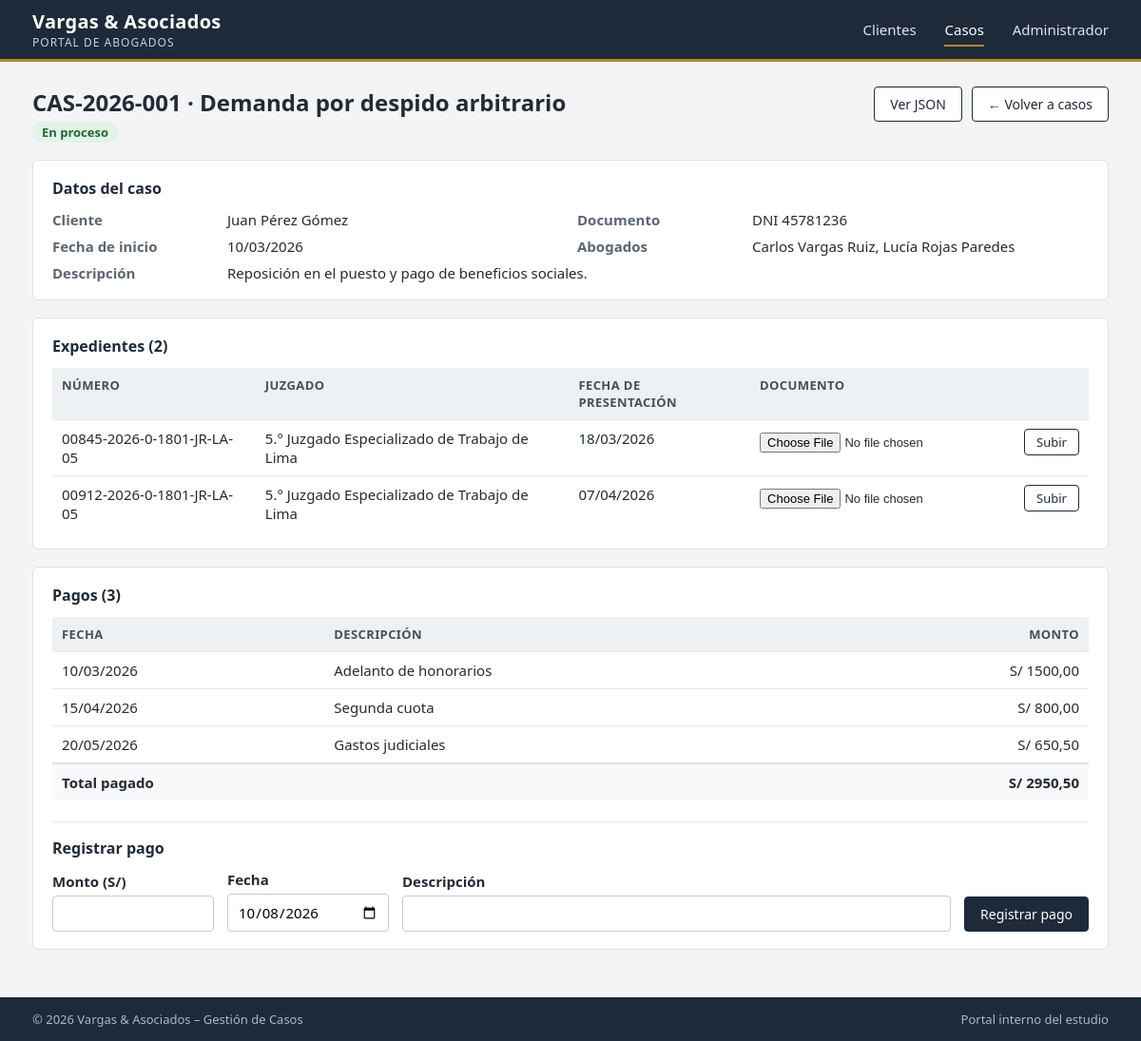
The page /casos/1/ on the database its author committed.
### casos/models.py (models this page shows, shortened)
class Caso(models.Model):
    codigo = models.CharField('código', max_length=20, unique=True)
    titulo = models.CharField('título', max_length=200)
    descripcion = models.TextField('descripción')
    fecha_inicio = models.DateField('fecha de inicio')
    cliente = models.ForeignKey(Cliente, on_delete=models.PROTECT)
    estado = models.ForeignKey(EstadoCaso, on_delete=models.PROTECT)
    abogados = models.ManyToManyField(User, related_name='casos_asignados',
                                      limit_choices_to={'groups__name': 'Abogados'})
    class Meta:
        ordering = ['codigo']
    def total_pagado(self):
        total = self.pago_set.aggregate(total=Sum('monto'))['total'] or 0
        return round(Decimal(total), 2)

class EstadoCaso(models.Model):
    nombre = models.CharField(max_length=30, unique=True)
    permite_pagos = models.BooleanField(default=False)
    class Meta:
        verbose_name = 'estado de caso'
        verbose_name_plural = 'estados de caso'

class Cliente(models.Model):
    nombres = models.CharField(max_length=150)
    documento = models.CharField(
        max_length=11,
        unique=True,
        validators=[RegexValidator(r'^(\d{8}|\d{11})$', 'El documento debe ser un DNI (8 dígitos) o un RUC (11 dígitos).')],
    )
    telefono = models.CharField('teléfono', max_length=15)
    correo = models.EmailField()
    class Meta:
        ordering = ['nombres']

class Expediente(models.Model):
    numero = models.CharField('número', max_length=30, unique=True)
    juzgado = models.CharField(max_length=150)
    fecha_presentacion = models.DateField('fecha de presentación')
    caso = models.ForeignKey(Caso, on_delete=models.CASCADE)
    documento = models.FileField(upload_to='expedientes/', blank=True)
    class Meta:
        ordering = ['fecha_presentacion']

class Pago(models.Model):
    caso = models.ForeignKey(Caso, on_delete=models.CASCADE)
    monto = models.DecimalField(max_digits=10, decimal_places=2, validators=[MinValueValidator(Decimal('0.01'))])
    fecha = models.DateField()
    descripcion = models.CharField('descripción', max_length=200)
    class Meta:
        ordering = ['fecha', 'id']

### casos/views.py (the view, shortened to what this page needs)
# urls.py: path('casos/<int:id>/', views.detalle_caso, name='detalle_caso'),
def detalle_caso(request, id):
    caso = get_object_or_404(Caso, id=id)
    return render(request, 'casos/detalle_caso.html', {
        'caso': caso,
        'expedientes': caso.expediente_set.all(),
        'pagos': caso.pago_set.all(),
        'hoy': date.today(),
    })

### templates/casos/detalle_caso.html (shortened to what this page needs)
{% extends 'casos/base.html' %}
{% block contenido %}
<div class="cabecera">
    <div>
        <h1>{{ caso.codigo }} · {{ caso.titulo }}</h1>
        <p class="subtitulo">
            <span class="estado {% if caso.estado.permite_pagos %}estado-si{% else %}estado-no{% endif %}">{{ caso.estado.nombre|capfirst }}</span>
        </p>
    </div>
    <div>
        <a class="boton boton-sec" href="{% url 'api_caso' caso.id %}">Ver JSON</a>
        <a class="boton boton-sec" href="{% url 'lista_casos' %}">&larr; Volver a casos</a>
    </div>
</div>
<div class="tarjeta">
    <h2>Datos del caso</h2>
    <dl class="datos">
        <dt>Cliente</dt>
        <dd>{{ caso.cliente.nombres }}</dd>
        <dt>Documento</dt>
        <dd>{% if caso.cliente.documento|length == 11 %}RUC{% else %}DNI{% endif %} {{ caso.cliente.documento }}</dd>
        <dt>Fecha de inicio</dt>
        <dd>{{ caso.fecha_inicio|date:"d/m/Y" }}</dd>
        <dt>Abogados</dt>
        <dd>
            {% for abogado in caso.abogados.all %}
                {{ abogado.get_full_name|default:abogado.username }}{% if not forloop.last %}, {% endif %}
            {% empty %}
                Sin asignar
            {% endfor %}
        </dd>
        <dt>Descripción</dt>
        <dd style="grid-column: span 3;">{{ caso.descripcion }}</dd>
    </dl>
</div>
<div class="tarjeta">
    <h2>Expedientes ({{ expedientes|length }})</h2>
    <table>
        <thead>
            <tr><th>Número</th><th>Juzgado</th><th>Fecha de presentación</th><th>Documento</th></tr>
        </thead>
        <tbody>
            {% for expediente in expedientes %}
            <tr>
                <td>{{ expediente.numero }}</td>
                <td>{{ expediente.juzgado }}</td>
                <td>{{ expediente.fecha_presentacion|date:"d/m/Y" }}</td>
                <td>
                    {% if expediente.documento %}
                        <a href="{{ expediente.documento.url }}" target="_blank">{{ expediente.documento.name|slice:"12:" }}</a>
                    {% else %}
                        <form method="post" action="{% url 'subir_documento' expediente.id %}" enctype="multipart/form-data" class="subir">
                            <input type="file" name="documento" required>
                            <button type="submit" class="boton boton-sec">Subir</button>
                        </form>
                    {% endif %}
                </td>
            </tr>
            {% empty %}
            <tr><td colspan="4" class="vacio">El caso no tiene expedientes registrados.</td></tr>
            {% endfor %}
        </tbody>
    </table>
</div>
<div class="tarjeta">
    <h2>Pagos ({{ pagos|length }})</h2>
    <table>
        <thead>
            <tr><th>Fecha</th><th>Descripción</th><th class="numero">Monto</th></tr>
        </thead>
        <tbody>
            {% for pago in pagos %}
            <tr>
                <td>{{ pago.fecha|date:"d/m/Y" }}</td>
                <td>{{ pago.descripcion }}</td>
                <td class="numero">S/ {{ pago.monto|floatformat:2 }}</td>
            </tr>
            {% empty %}
            <tr><td colspan="3" class="vacio">El caso no tiene pagos registrados.</td></tr>
            {% endfor %}
        </tbody>
        <tfoot>
            <tr><td colspan="2">Total pagado</td><td class="numero">S/ {{ caso.total_pagado|floatformat:2 }}</td></tr>
        </tfoot>
    </table>
    <h2 class="separado">Registrar pago</h2>
    <form method="post" action="{% url 'detalle_caso' caso.id %}" class="form-linea">
        <div class="campo">
            <label for="monto">Monto (S/)</label>
            <input type="number" id="monto" name="monto" step="0.01" min="0.01" required>
        </div>
        <div class="campo">
            <label for="fecha">Fecha</label>
            <input type="date" id="fecha" name="fecha" value="{{ hoy|date:'Y-m-d' }}">
        </div>
        <div class="campo campo-ancho">
            <label for="descripcion">Descripción</label>
            <input type="text" id="descripcion" name="descripcion" maxlength="200" required>
        </div>
        <button type="submit" class="boton">Registrar pago</button>
    </form>
</div>
{% endblock %}

### casos/static/casos/estilos.css (style rules this page uses)
* { box-sizing: border-box; }
body { margin: 0; font-family: "Segoe UI", Arial, sans-serif; font-size: 15px; color: #222b36; background: #f3f4f6; display: flex; flex-direction: column; min-height: 100vh; }
a { color: #1f4e79; }
h1 { font-size: 24px; font-weight: 600; margin: 0 0 4px; }
.subtitulo { color: #5b6673; margin: 0 0 20px; }
.cabecera { display: flex; justify-content: space-between; align-items: flex-start; margin-bottom: 18px; }
.cabecera .subtitulo { margin-bottom: 0; }
.tarjeta { background: #fff; border: 1px solid #dde1e6; border-radius: 6px; padding: 18px 20px; margin-bottom: 18px; }
.tarjeta h2 { font-size: 16px; font-weight: 600; margin: 0 0 12px; color: #1e2a3a; }
table { width: 100%; border-collapse: collapse; background: #fff; }
th, td { text-align: left; padding: 9px 10px; border-bottom: 1px solid #e6e9ed; vertical-align: top; }
th { background: #eef1f4; font-size: 13px; text-transform: uppercase; letter-spacing: .4px; color: #45505c; }
tr:last-child td { border-bottom: none; }
td.numero, th.numero { text-align: right; white-space: nowrap; }
tfoot td { font-weight: 600; background: #f8f9fa; border-top: 2px solid #dde1e6; }
.datos { display: grid; grid-template-columns: 170px 1fr 170px 1fr; gap: 8px 14px; margin: 0; }
.datos dt { color: #5b6673; font-weight: 600; }
.datos dd { margin: 0; }
.estado { display: inline-block; white-space: nowrap; padding: 2px 10px; border-radius: 12px; font-size: 13px; font-weight: 600; }
.estado-si { background: #e2f3e7; color: #1d6b35; }
.boton { display: inline-block; padding: 8px 16px; border-radius: 4px; border: 1px solid #1e2a3a; background: #1e2a3a; color: #fff; text-decoration: none; font-size: 14px; cursor: pointer; font-family: inherit; }
.boton-sec { background: #fff; color: #1e2a3a; }
.campo { margin-bottom: 14px; }
.campo label { display: block; font-weight: 600; margin-bottom: 5px; }
.campo input { width: 100%; padding: 8px 10px; border: 1px solid #c3cad2; border-radius: 4px; font-size: 15px; font-family: inherit; }
.separado { margin-top: 22px !important; padding-top: 16px; border-top: 1px solid #e6e9ed; }
.form-linea { display: flex; gap: 14px; align-items: flex-end; }
.form-linea .campo { margin-bottom: 0; width: 170px; }
.form-linea .campo-ancho { flex: 1; }
.subir { display: flex; gap: 8px; align-items: center; }
.subir input[type=file] { font-size: 13px; width: 270px; }
.subir .boton { padding: 4px 12px; font-size: 13px; }
.cabecera .boton { margin-left: 6px; }

### rows shown on the page
Caso: codigo "CAS-2026-001", titulo "Demanda por despido arbitrario", estado.nombre "En proceso", cliente.nombres "Juan Pérez Gómez", cliente.documento "45781236", fecha_inicio "10/03/2026", descripcion "Reposición en el puesto y pago de beneficios sociales.", total_pagado "2950,50"
Expediente: numero "00845-2026-0-1801-JR-LA-05", juzgado "5.° Juzgado Especializado de Trabajo de Lima", fecha_presentacion "18/03/2026"
Expediente: numero "00912-2026-0-1801-JR-LA-05", juzgado "5.° Juzgado Especializado de Trabajo de Lima", fecha_presentacion "07/04/2026"
Pago: fecha "10/03/2026", descripcion "Adelanto de honorarios", monto "1500,00"
Pago: fecha "15/04/2026", descripcion "Segunda cuota", monto "800,00"
Pago: fecha "20/05/2026", descripcion "Gastos judiciales", monto "650,50"

### other values the page prints
{{ abogado.get_full_name|default:abogado.username }} "Carlos Vargas Ruiz"
{{ abogado.get_full_name|default:abogado.username }} "Lucía Rojas Paredes"
{{ expedientes|length }} "2"
{{ pagos|length }} "3"
